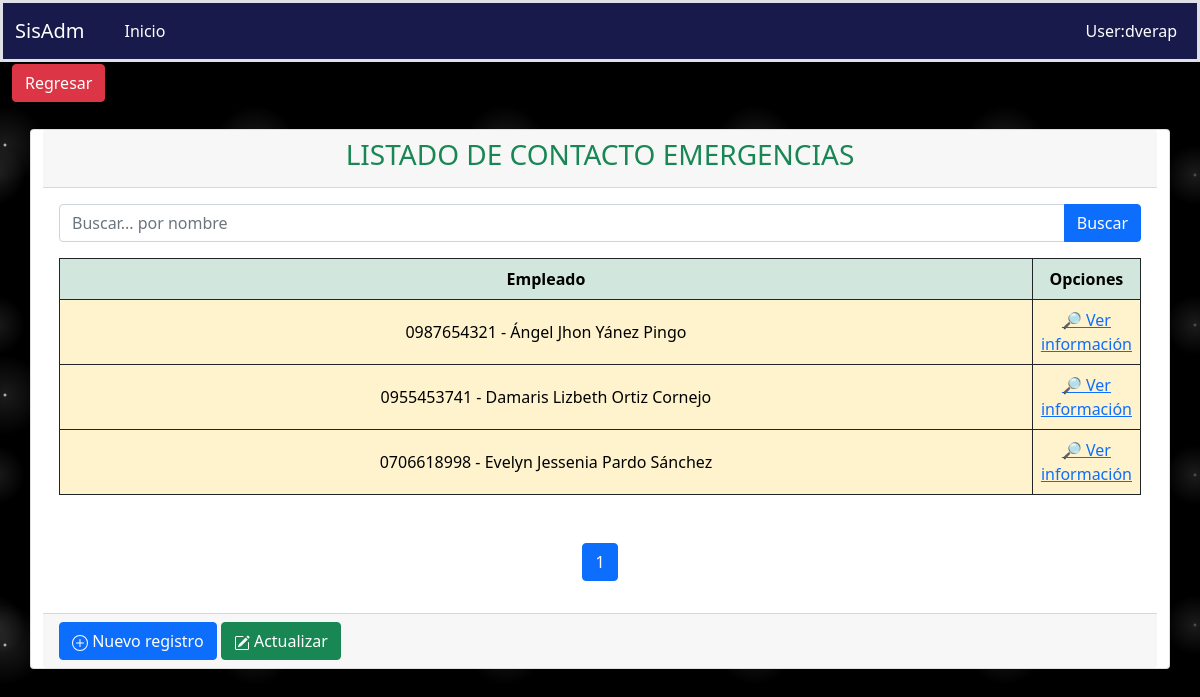
The page /fichaPersonal/contactoEmergencia on the database its author committed.
### aplicaciones/ficha_personal/models.py (models this page shows, shortened)
class ContactoEmergencias(models.Model):
    empleado = models.ForeignKey(Empleado, on_delete=models.PROTECT,blank=True, null=True, related_name="contactos")
    nombre = models.CharField(max_length=200)
    cedula = models.CharField(max_length=10, unique=True)
    telefonos = models.CharField(max_length=50, blank=True, null=True)
    parentesco = models.CharField(max_length=2, choices=PARENTESCO, default=PARENTESCO[0][0], blank=True, null=True)
    direccion = models.TextField(blank=True, null=True, verbose_name='Dirección')
    class Meta:
        verbose_name = "ContactoEmergencia"
        verbose_name_plural = "ContactosEmergencias"
        ordering = ('id',)

class Empleado(Base):
    nombres = models.CharField(max_length=200)
    cedula = models.CharField(max_length=10, unique=True)
    fecha_nacimiento = models.DateField(blank=True, null=True, auto_now=False)
    genero = models.CharField(max_length=1, choices=GENERO, default=GENERO[0][0], blank=True, null=True)
    pais = models.ForeignKey(Pais, on_delete=models.PROTECT, blank=True, null=True)
    provincia = models.ForeignKey(Provincia, on_delete=models.PROTECT, blank=True, null=True)
    ciudad = models.ForeignKey(Ciudad, on_delete=models.PROTECT, blank=True, null=True)
    estado_civil = models.CharField(max_length=1, choices=ESTADO_CIVIL, default=ESTADO_CIVIL[0][0], blank=True,null=True)
    email = models.CharField(max_length=100, unique=True)
    direccion = models.TextField(blank=True, null=True, verbose_name='Dirección')
    telefonos = models.CharField(max_length=50, blank=True, null=True)
    fecha_IESS = models.DateField(blank=True, null=True, auto_now=False)
    tipo_Contrato = models.CharField(max_length=2, choices=TIPO_CONTRATO, default=TIPO_CONTRATO[0][0], blank=True,null=True)
    fecha_Ingreso = models.DateField(blank=True, null=True, auto_now=False)
    foto = models.ImageField(upload_to='fichaPersonal/empleados', blank=True, null=True)
    cargo = models.ForeignKey(Cargo, on_delete=models.PROTECT,blank=True, null=True)
    departamento = models.ForeignKey(Departamento, on_delete=models.PROTECT,blank=True, null=True)
    estado = models.BooleanField(default=True)
    def __str__(self):
        return "{} - {}".format(self.cedula, self.nombres)
    class Meta:
        verbose_name = "Empleado"
        verbose_name_plural = "Empleados"
        ordering = ('id',)

### aplicaciones/ficha_personal/views/ContactoEmergencia/views.py (the view)
# urls.py: path('contactoEmergencia', ContactoEmergenciaListView.as_view(), name='contactoEmergencia'),
class ContactoEmergenciaListView(ListView):
    template_name = "ContactoEmergencia/listContactoEmergencia.html"
    context_object_name = 'contactoEmergencia'
    model = ContactoEmergencias
    paginate_by = 3
    def get_queryset(self):
        query = self.request.GET.get("query")
        print(query)
        if query:
            return self.model.objects.filter(empleado__nombres=query)
        else:
            return self.model.objects.all()
    def get_context_data(self, **kwargs):
        context = super().get_context_data(**kwargs)
        context['url_anterior'] = '/fichaPersonal/fichaPersonal'
        context['listar_url']= '/fichaPersonal/contactoEmergencia'
        context['crear_url'] = '/fichaPersonal/crearcontactoEmergencias/'
        context['titulo'] = 'LISTADO DE CONTACTO EMERGENCIAS'
        context['query'] = self.request.GET.get("query") or ""
        return context

### aplicaciones/ficha_personal/templates/ContactoEmergencia/listContactoEmergencia.html (shortened to what this page needs)
{% extends 'consulta.html' %}
{% load static %}
{% block search %}
    <form action="{% url 'ficha_Personal:contactoEmergencia' %}" method="GET">
      <div class="input-group mb-3">
        <input type="text" name="query" value="{{ query }}" class="form-control" placeholder="Buscar... por nombre" id="idInputSearch" aria-describedby="basic-addon2"/>
        <button type="submit" class="btn btn-primary mr-1" id="idSearchSp">Buscar</button>
      </div>
    </form>
{% endblock %}
{% block columns %}
    <thead>
        <tr class="align-middle table-success text-center table-bordered border-dark">
            <th scope="col" style="width: 25px;">Empleado</th>
            <th scope="col" style="width: 10%;">Opciones</th>
        </tr>
    </thead>
{% endblock %}
{% block rows %}
    {% for contaEmer in contactoEmergencia %}
        <tbody>
            <tr class="align-middle table-warning text-center table-bordered border-dark">
                <td>{{ contaEmer.empleado }}</td>
                <td class="acciones">
                    <a href="{% url 'ficha_Personal:registroContactoEmergencia' contaEmer.empleado_id %}">🔎️ Ver información</a>
                </td>
            </tr>
        </tbody>
    {% endfor %}
{% endblock %}

### static/css/estilos.css (style rules this page uses)
body { background-color:black; background-image: radial-gradient(white, rgba(255,255,255,.2) 2px, transparent 40px), radial-gradient(white, rgba(255,255,255,.15) 1px, transparent 30px), radial-gradient(white, rgba(255,255,255,.1) 2px, transparent 40px), radial-gradient(rgba(255,255,255,.4), rgba(255,255,255,.1) 2px, transparent 30px); background-size: 550px 550px, 350px 350px, 250px 250px, 150px 150px; background-position: 0 0, 40px 60px, 130px 270px, 70px 100px; color: #171a4a; }

### rows shown on the page
ContactoEmergencias: empleado "0987654321 - Ángel Jhon Yánez Pingo"
ContactoEmergencias: empleado "0955453741 - Damaris Lizbeth Ortiz Cornejo"
ContactoEmergencias: empleado "0706618998 - Evelyn Jessenia Pardo Sánchez"

### other values the page prints
{{ titulo }} "LISTADO DE CONTACTO EMERGENCIAS"
{{ i }} "1"
